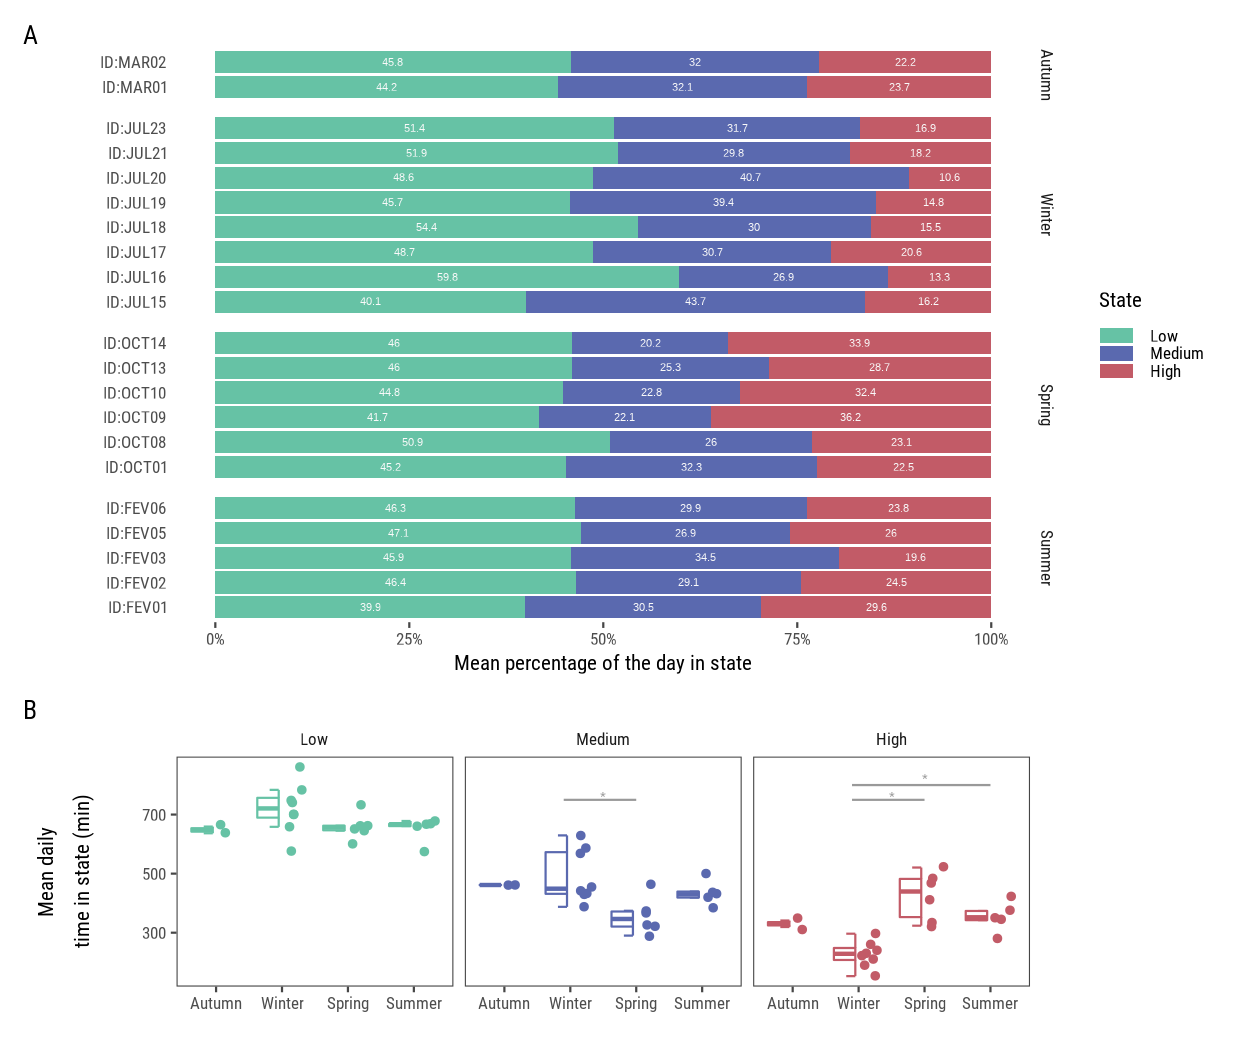

This figure's R source:
library(patchwork)
require(egg)
library(dplyr)
library(showtext)
library(lubridate)
library(scales)
library(showtext)
library(grid)
library(momentuHMM)
library(patchwork)
library(activity)
source("utils/tuco_theme.R")
source("utils/sunriset.R")

# Read Data ---------------------------------------------------------------
tuco = readRDS("data/tuco_processed.rds")
tuco$season = dplyr::recode(tuco$season,
                            March = "Autumn",
                            July = "Winter",
                            October = "Spring",
                            February = "Summer")

levels(tuco$ID) = paste0("ID:", levels(tuco$ID))
tuco$ID = droplevels(tuco$ID)
sunriset_season = calc_sunriset(tuco)


# calculate daylength ----------------------------------------------------------
anillaco = matrix(c(-66.95, -28.8), nrow = 1) 
daylength = tuco[, .(datetime = median(datetime)), by = ID]

daylength$dawn = suntools::crepuscule(crds = anillaco,
                                      dateTime = daylength$datetime,
                                      solarDep = 6,
                                      direction = "dawn",
                                      POSIXct.out=TRUE)$day_frac  * 1440

daylength$dusk = suntools::crepuscule(crds = anillaco,
                                      dateTime = daylength$datetime,
                                      solarDep = 6,
                                      direction = "dusk",
                                      POSIXct.out=TRUE)$day_frac  * 1440

daylength = daylength[, .(daylength = dusk - dawn), by = ID]
tuco = left_join(tuco, daylength, by = "ID")

# Decode HMM state -------------------------------------------------------------
m2 = readRDS("HMM/m2.rds")
decoded = viterbi(m2)
tuco$state = factor(decoded, labels = c("Low","Medium","High"))



# Calculate time-activity budget ------------------------------------------
daily_budget_id = tuco %>% 
    group_by(season, ID, date = lubridate::date(datetime), state) %>%
    summarise(
        time = n(),
        perc = n()/1440 
    ) %>% 
    group_by(ID, season, state) %>% 
    summarise(
        time = mean(time),
        perc = mean(perc)
    )



# Plot --------------------------------------------------------------------
bar_time = ggplot(daily_budget_id, aes(perc, ID, fill = state, group = season)) +
    geom_bar(position = "stack",
             stat = "identity") +
    geom_text(aes(label = round(perc, 3) * 100), 
              position = position_stack(vjust = 0.5), 
              color = "grey98", size = 2.8) +
    scale_fill_manual(values = tuco_pal[1:3]) +
    #scale_x_continuous(expand = c(0.02, 0)) +
    facet_grid(season~.,
               scales = "free",
               space = "free_y") +
    xlab("Mean percentage of the day in state") +
    ylab("") +
    theme(panel.border = element_rect(colour = NA, fill=NA),
          axis.ticks.y = element_blank()) +
    labs(fill = "State") +
    scale_x_continuous(labels = scales::percent_format())


bxp_time = ggplot(daily_budget_id,
                  aes(x = season,
                      y = time,
                      color = state)) +
    gghalves::geom_half_boxplot(nudge = 0.05,
                                outlier.color = NA) +
    gghalves::geom_half_point() +
    scale_color_manual(values = tuco_pal) +
    scale_x_discrete(labels = c("Autumn","Winter","Spring","Summer")) +
    facet_wrap(~state) +
    xlab("") +
    ylab("Mean daily\ntime in state (min)") +
    theme(legend.position = "none")

df1 = data.frame(x = c(1.9, 3), 
                 y = c(750, 750), 
                 state = factor("Medium", "Medium"))
df2 = data.frame(x = c(1.9, 3), 
                 y = c(750, 750), 
                 state = factor("High", "High"))
df3 = data.frame(x = c(1.9, 4), 
                 y = c(800, 800), 
                 state = factor("High", "High"))

bxp_time = bxp_time +
    geom_line(data = df1,
              mapping = aes(x,y, group = 1),
              color = "grey60") +
    geom_line(data = df2,
              mapping = aes(x,y, group = 1),
              color = "grey60") +
    geom_line(data = df3,
              mapping = aes(x,y, group = 1),
              color = "grey60") +
    geom_text(data = data.frame(x = c(2.5, 2.5, 3),
                                y = c(760,760,820),
                                state = factor(c("Medium", "High", "High"),),
                                label = rep("*",3)),
              aes(x,y,label = label),
              color = "grey60")

fig_06 = bar_time + bxp_time +
    plot_layout(ncol = 1,
                heights = c(2.5,1)) +
    plot_annotation(tag_levels = "A")


ggsave(filename = "plots/fig_06.png",
       plot = fig_06,
       device = "png",
       dpi = 150,
       width = 210,
       height = 180,
       units = "mm",
       bg = "white")

